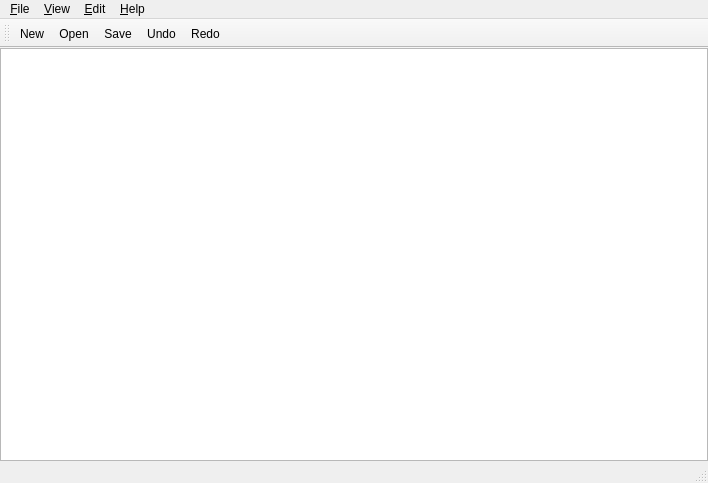
<?xml version="1.0" encoding="UTF-8"?>
<ui version="4.0">
 <class>MainWindow</class>
 <widget class="QMainWindow" name="MainWindow">
  <property name="geometry">
   <rect>
    <x>0</x>
    <y>0</y>
    <width>708</width>
    <height>483</height>
   </rect>
  </property>
  <property name="windowTitle">
   <string>MainWindow</string>
  </property>
  <widget class="QWidget" name="centralWidget">
   <layout class="QHBoxLayout" name="horizontalLayout">
    <property name="leftMargin">
     <number>0</number>
    </property>
    <property name="topMargin">
     <number>0</number>
    </property>
    <property name="rightMargin">
     <number>0</number>
    </property>
    <property name="bottomMargin">
     <number>0</number>
    </property>
    <item>
     <widget class="QPlainTextEdit" name="plainTextEdit">
      <property name="font">
       <font>
        <family>MS Gothic</family>
        <pointsize>12</pointsize>
       </font>
      </property>
     </widget>
    </item>
   </layout>
  </widget>
  <widget class="QMenuBar" name="menuBar">
   <property name="geometry">
    <rect>
     <x>0</x>
     <y>0</y>
     <width>708</width>
     <height>21</height>
    </rect>
   </property>
   <widget class="QMenu" name="menu_File">
    <property name="title">
     <string>&amp;File</string>
    </property>
    <addaction name="action_New"/>
    <addaction name="action_Open"/>
    <addaction name="action_Save"/>
    <addaction name="action_SaveAs"/>
   </widget>
   <widget class="QMenu" name="menu_Edit">
    <property name="title">
     <string>&amp;Edit</string>
    </property>
    <widget class="QMenu" name="menu_Character_Code">
     <property name="title">
      <string>&amp;Character Code</string>
     </property>
     <addaction name="action_UTF8"/>
     <addaction name="action_UTF8_with_BOM"/>
     <addaction name="action_EUCJP"/>
     <addaction name="action_ShiftJIS"/>
     <addaction name="action_UTF_16LE"/>
     <addaction name="action_UTF_16LE_with_BOM"/>
     <addaction name="action_UTF_16BE"/>
     <addaction name="action_UTF_16BE_with_BOM"/>
    </widget>
    <addaction name="action_Undo"/>
    <addaction name="action_Redo"/>
    <addaction name="separator"/>
    <addaction name="action_Cut"/>
    <addaction name="action_Copy"/>
    <addaction name="action_Paste"/>
    <addaction name="separator"/>
    <addaction name="menu_Character_Code"/>
    <addaction name="separator"/>
    <addaction name="action_Wrap"/>
   </widget>
   <widget class="QMenu" name="menu_Help">
    <property name="title">
     <string>&amp;Help</string>
    </property>
    <addaction name="action_About"/>
   </widget>
   <widget class="QMenu" name="menu_View">
    <property name="title">
     <string>&amp;View</string>
    </property>
    <addaction name="action_Zoom_In"/>
    <addaction name="actio_Zoom_out"/>
   </widget>
   <addaction name="menu_File"/>
   <addaction name="menu_View"/>
   <addaction name="menu_Edit"/>
   <addaction name="menu_Help"/>
  </widget>
  <widget class="QToolBar" name="mainToolBar">
   <attribute name="toolBarArea">
    <enum>TopToolBarArea</enum>
   </attribute>
   <attribute name="toolBarBreak">
    <bool>false</bool>
   </attribute>
   <addaction name="action_New"/>
   <addaction name="action_Open"/>
   <addaction name="action_Save"/>
   <addaction name="action_Undo"/>
   <addaction name="action_Redo"/>
  </widget>
  <widget class="QStatusBar" name="statusBar"/>
  <action name="action_New">
   <property name="text">
    <string>&amp;New</string>
   </property>
   <property name="shortcut">
    <string>Ctrl+N</string>
   </property>
  </action>
  <action name="action_Open">
   <property name="text">
    <string>&amp;Open...</string>
   </property>
   <property name="shortcut">
    <string>Ctrl+O</string>
   </property>
  </action>
  <action name="action_Save">
   <property name="text">
    <string>&amp;Save</string>
   </property>
   <property name="shortcut">
    <string>Ctrl+S</string>
   </property>
  </action>
  <action name="action_SaveAs">
   <property name="text">
    <string>Save &amp;As...</string>
   </property>
  </action>
  <action name="action_Wrap">
   <property name="checkable">
    <bool>true</bool>
   </property>
   <property name="text">
    <string>&amp;Wrap</string>
   </property>
  </action>
  <action name="action_About">
   <property name="text">
    <string>&amp;About...</string>
   </property>
  </action>
  <action name="action_UTF8">
   <property name="checkable">
    <bool>true</bool>
   </property>
   <property name="text">
    <string>&amp;UTF8</string>
   </property>
  </action>
  <action name="action_UTF8_with_BOM">
   <property name="checkable">
    <bool>true</bool>
   </property>
   <property name="text">
    <string>UTF8 with &amp;BOM</string>
   </property>
  </action>
  <action name="action_EUCJP">
   <property name="checkable">
    <bool>true</bool>
   </property>
   <property name="text">
    <string>&amp;EUCJP</string>
   </property>
  </action>
  <action name="action_ShiftJIS">
   <property name="checkable">
    <bool>true</bool>
   </property>
   <property name="text">
    <string>&amp;ShiftJIS</string>
   </property>
  </action>
  <action name="action_UTF_16LE">
   <property name="checkable">
    <bool>true</bool>
   </property>
   <property name="text">
    <string>UTF-16LE</string>
   </property>
  </action>
  <action name="action_UTF_16LE_with_BOM">
   <property name="checkable">
    <bool>true</bool>
   </property>
   <property name="text">
    <string>UTF-16LE with BOM</string>
   </property>
  </action>
  <action name="action_UTF_16BE">
   <property name="checkable">
    <bool>true</bool>
   </property>
   <property name="text">
    <string>UTF-16BE</string>
   </property>
  </action>
  <action name="action_UTF_16BE_with_BOM">
   <property name="checkable">
    <bool>true</bool>
   </property>
   <property name="text">
    <string>UTF-16BE with BOM</string>
   </property>
  </action>
  <action name="action_Cut">
   <property name="text">
    <string>Cu&amp;t</string>
   </property>
  </action>
  <action name="action_Copy">
   <property name="text">
    <string>&amp;Copy</string>
   </property>
  </action>
  <action name="action_Paste">
   <property name="text">
    <string>&amp;Paste</string>
   </property>
  </action>
  <action name="action_Undo">
   <property name="text">
    <string>&amp;Undo</string>
   </property>
  </action>
  <action name="action_Redo">
   <property name="text">
    <string>&amp;Redo</string>
   </property>
  </action>
  <action name="action_Zoom_In">
   <property name="text">
    <string>Zoom &amp;In</string>
   </property>
   <property name="shortcut">
    <string>Ctrl++</string>
   </property>
  </action>
  <action name="actio_Zoom_out">
   <property name="text">
    <string>Zoom &amp;out</string>
   </property>
   <property name="shortcut">
    <string>Ctrl+-</string>
   </property>
  </action>
 </widget>
 <layoutdefault spacing="6" margin="11"/>
 <resources/>
 <connections/>
</ui>
